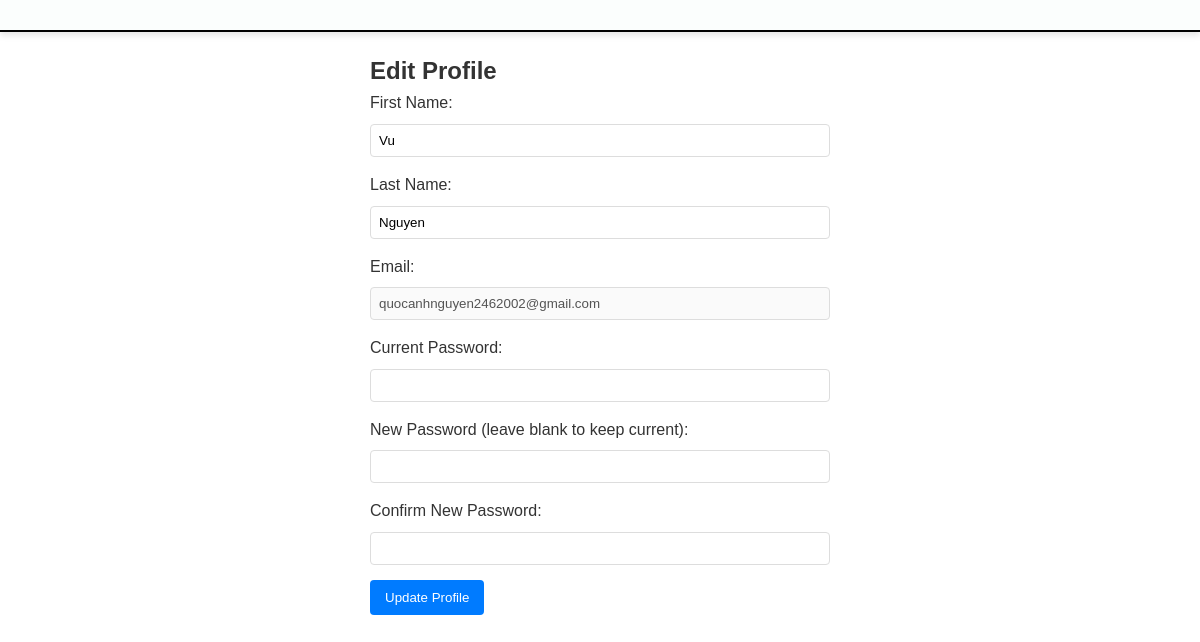
The page /edit_profile.php (signed in) on the database its author committed.
### tables this page shows
CREATE TABLE IF NOT EXISTS `user` (
  `user_id` int(11) NOT NULL AUTO_INCREMENT,
  `first_name` varchar(50) NOT NULL,
  `last_name` varchar(50) NOT NULL,
  `email` varchar(50) NOT NULL,
  `password` varchar(255) NOT NULL,
  `is_admin` tinyint(1) DEFAULT 0,
  PRIMARY KEY (`user_id`)
);

### edit_profile.php (the view, shortened to what this page needs)
<?php
require 'connect.php';
$user_id = $_SESSION['user_id'];
$stmt = $conn->prepare("SELECT first_name, last_name, email FROM user WHERE user_id = ?");
$stmt->bind_param("i", $user_id);
$stmt->execute();
$result = $stmt->get_result();
$user_data = $result->fetch_assoc();
?>
<!DOCTYPE html>
<html lang="en">
<head>
    <link rel="stylesheet" href="./css/food-style.css">
</head>
<body>
    <header>
    </header>
    <main>
        <div class="form-container">
            <h2>Edit Profile</h2>
            <form action="edit_profile.php" method="post">
                <div class="form-group">
                    <label for="first_name">First Name:</label>
                    <input type="text" id="first_name" name="first_name" value="<?php echo htmlspecialchars($user_data['first_name']); ?>" required>
                </div>
                <div class="form-group">
                    <label for="last_name">Last Name:</label>
                    <input type="text" id="last_name" name="last_name" value="<?php echo htmlspecialchars($user_data['last_name']); ?>" required>
                </div>
                <div class="form-group">
                    <label for="email">Email:</label>
                    <input type="email" id="email" value="<?php echo htmlspecialchars($user_data['email']); ?>" disabled>
                </div>
                <div class="form-group">
                    <label for="current_password">Current Password:</label>
                    <input type="password" id="current_password" name="current_password" required>
                </div>
                <div class="form-group">
                    <label for="new_password">New Password (leave blank to keep current):</label>
                    <input type="password" id="new_password" name="new_password">
                </div>
                <div class="form-group">
                    <label for="confirm_new_password">Confirm New Password:</label>
                    <input type="password" id="confirm_new_password" name="confirm_new_password">
                </div>
                <button type="submit" class="btn-update">Update Profile</button>
            </form>
        </div>
    </main>
</body>
</html>

### css/food-style.css (style rules this page uses)
* { margin: 0; padding: 0; box-sizing: border-box; font-family: 'Garamond', sans-serif; }
body { font-family: 'Garamond', sans-serif; line-height: 1.6; background: white; color: #333; }
header { border-bottom: 2px solid black; }
header { display: flex; justify-content: space-between; align-items: center; background: #FBFEFD; padding: 15px 30px; box-shadow: 0 4px 6px rgba(0, 0, 0, 0.1); }
.form-group { margin-bottom: 1.5rem; }
.form-group label { display: block; margin-bottom: 0.5rem; }

### edit_profile.php (style rules this page uses)
.form-container { max-width: 500px; margin: 0 auto; padding: 20px; }
.form-group { margin-bottom: 15px; }
label { display: block; margin-bottom: 5px; }
input[type="text"], input[type="email"], input[type="password"] { width: 100%; padding: 8px; border: 1px solid #ddd; border-radius: 4px; }
.btn-update { background-color: #007bff; color: white; padding: 10px 15px; border: none; border-radius: 4px; cursor: pointer; }

### rows shown on the page
user: first_name "Vu", last_name "Nguyen", email "quocanhnguyen2462002@gmail.com"
